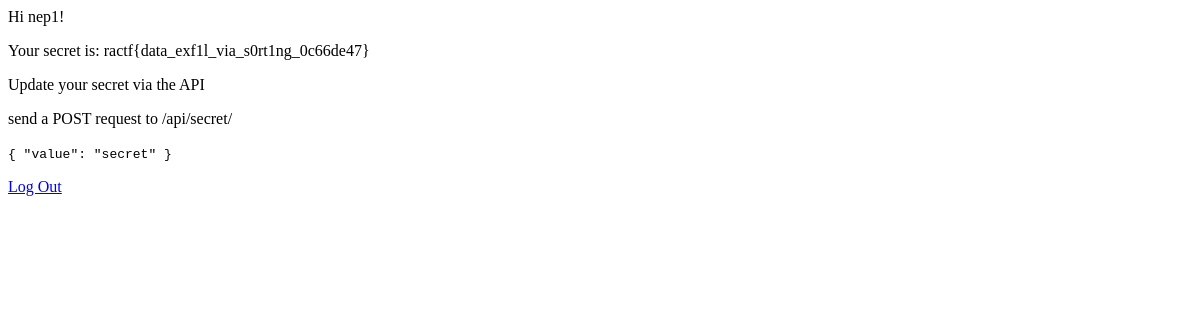
Before: / (signed in) with the older database file.
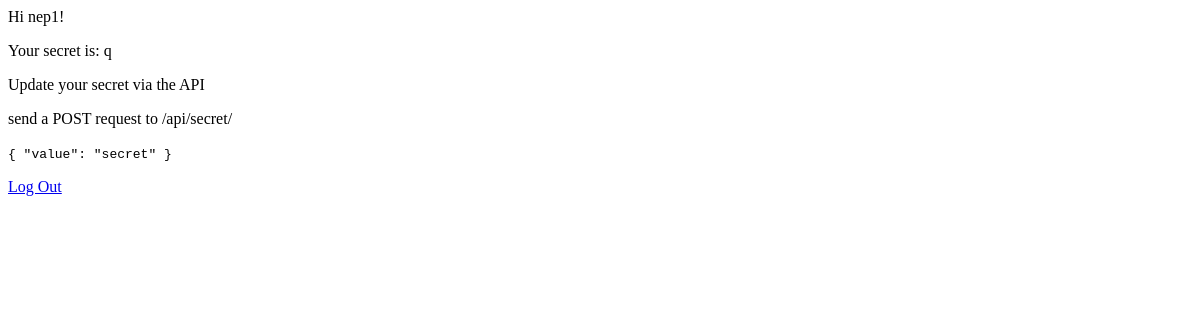
After: the same page with the newer database file.
### secret/models.py (models this page shows)
class Secret(models.Model):
    value = models.CharField(max_length=255)
    owner = models.OneToOneField(User, on_delete=CASCADE)
    last_updated = models.DateTimeField(auto_now=True)
    created = models.DateTimeField(auto_now_add=True)

### secret/views.py (the view)
# urls.py: 2. Add a URL to urlpatterns:  path('', views.home, name='home')
def home(request):
    if request.user.is_authenticated:
        secret = Secret.objects.filter(owner=request.user)
        if secret:
            return render(request, "home.html", context={"secret": secret[0].value})
    return render(request, "home.html")

### templates/home.html
{% extends 'base.html' %}
{% block content %}
{% if user.is_authenticated %}
  Hi {{ user.username }}!
  {% if secret %}
    <p>Your secret is: {{ secret }}</p>
    <p>Update your secret via the API</p>
  {% else %}
    <p>Set your secret via the API</p>
  {% endif %}
    <p>send a POST request to /api/secret/</p>
    <code>
      {
        "value": "secret"
      }
    </code>
  <p><a href="{% url 'logout' %}">Log Out</a></p>
{% else %}
  <p>You are not logged in</p>
  <a href="{% url 'login' %}">Log In</a>
  <a href="{% url 'register' %}">Register</a>
{% endif %}
{% endblock %}

Changed rows visible on the page:
no longer on this page (row edited): Secret: value "ractf{data_exf1l_via_s0rt1ng_0c66de47}"
Other visible differences:
{{ secret }}: (not shown) → "q"
